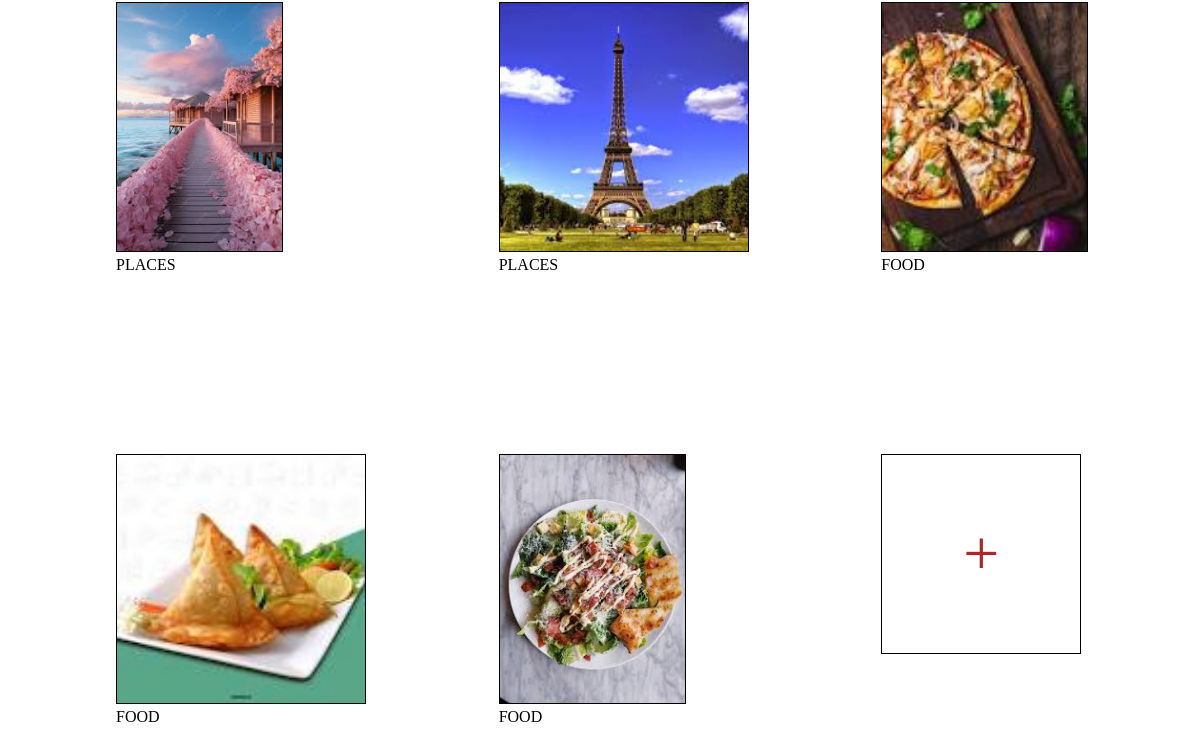
/ (lower part), run on an earlier commit of the app's database.
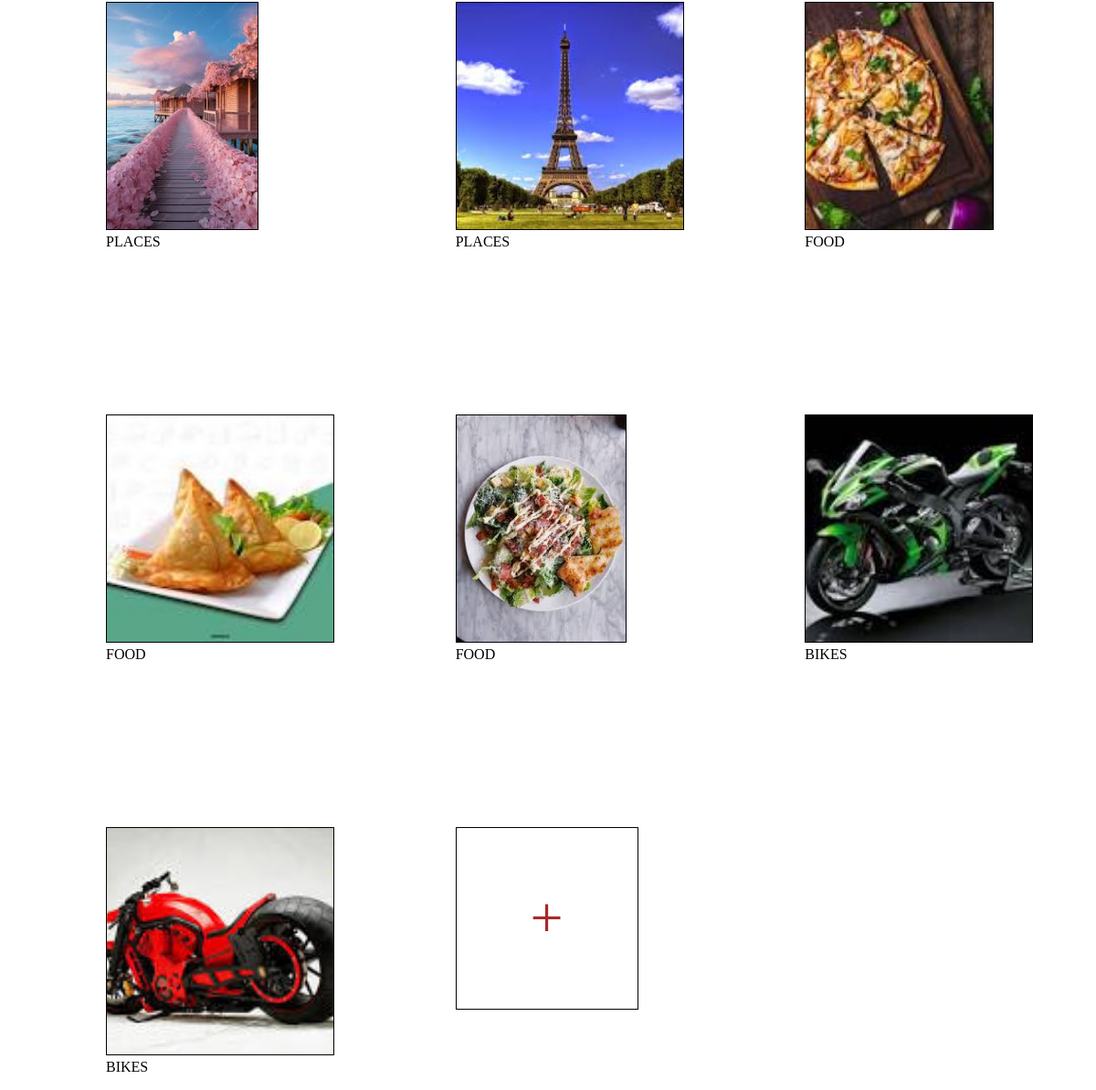
And on a later commit of the database.
### Home/models.py (models this page shows)
class Image(models.Model):
    file = models.ImageField("uploads/")
    category = models.ForeignKey(Category, on_delete=models.CASCADE, related_name="images")
    tags = models.ManyToManyField(Tag, related_name="images")
    def __str__(self):
        return self.file.name

class Category(models.Model):
    name = models.CharField(max_length=50)
    def __str__(self):
        return self.name

### Home/views.py (the view)
# urls.py: path('', view_images, name='images'),
def view_images(request):
    images = Image.objects.all()
    category = Category.objects.all()
    print("img ==>",images)
    return render(request, 'index.html', {'images': images , 'abc':category})

### Home/templates/index.html (shortened to what this page needs)
{% extends 'base.html' %}
{% load static %}
{% block content %}
<div class="image-container">
    {% for i in images %}
    <div class="card">
        <img src="{{i.file.url}}">
        <div class="cat">
            {{i.category|upper}}
        </div>
    </div>
    {% endfor %}
    <div class="card">
        <div class="add-container">
            <a href="{% url 'upload_image' %}" class="add">+</a>
        </div>
    </div>
</div>
{% endblock content %}

### Home/templates/base.html (shortened to what this page needs)
{% load static %}
<!DOCTYPE html>
<html lang="en">
<head>
    <link rel="stylesheet" href="https://cdnjs.cloudflare.com/ajax/libs/font-awesome/6.2.0/css/all.min.css"
 />
</head>
<body>
    <main>
        {% block content %}
        {% endblock content %}
    </main>
</body>
</html>

### Home/templates/index.html (style rules this page uses)
.image-container { padding: 1rem; display: grid; grid-template-columns: repeat(auto-fit, minmax(200px, 1fr)); gap: 180px; max-width: 1000px; margin: 0 auto; }
.card { max-width: 200px; }
.card img { max-width: 250px; height: 250px; object-fit: cover; border: 1px solid black; }
.add-container { max-width: 200px; height: 200px; border: 1px solid black; display: grid; place-items: center; }
a.add { color: brown; max-width: 200px; font-size: 4rem; }

### Home/templates/base.html (style rules this page uses)
* { margin: 0; padding: 0; box-sizing: border-box; }
a { text-decoration: none; color: white; font-weight:50; }

What changed in the data, as far as the page shows it:
added Image: file (picture), category "BIKES"
added Image: file (picture), category "BIKES"
